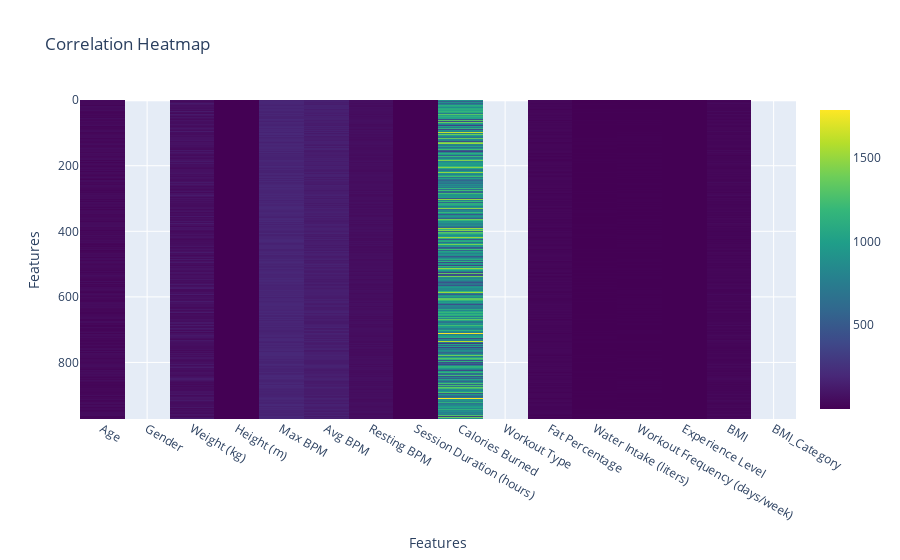

The code cell stored with this chart in its notebook:
### Code cell
fig = px.imshow(data,
                title='Correlation Heatmap',
                color_continuous_scale='Viridis',  # You can choose other color scales too
                labels=dict(x='Features', y='Features'))
fig.show()

### Figure 1 — Plotly figure (JSON) as saved in the notebook; plotly's stock layout.template omitted (floating-point values rounded to 4 significant figures; data arrays with more than 128 entries replaced by an {"elided": "..."} marker saying what was removed)
{"data": [{"coloraxis": "coloraxis", "hovertemplate": "Features: %{x}<br>Features: %{y}<br>color: %{z}<extra></extra>", "name": "0", "type": "heatmap", "x": ["Age", "Gender", "Weight (kg)", "Height (m)", "Max BPM", "Avg BPM", "Resting BPM", "Session Duration (hours)", "Calories Burned", "Workout Type", "Fat Percentage", "Water Intake (liters)", "Workout Frequency (days/week)", "Experience Level", "BMI", "BMI_Category"], "xaxis": "x", "y": {"elided": "973 int values"}, "yaxis": "y", "z": {"elided": "973x16 mixed values"}}], "layout": {"autosize": true, "coloraxis": {"colorscale": [[0, "#440154"], [0.1111, "#482878"], [0.2222, "#3e4989"], [0.3333, "#31688e"], [0.4444, "#26828e"], [0.5556, "#1f9e89"], [0.6667, "#35b779"], [0.7778, "#6ece58"], [0.8889, "#b5de2b"], [1, "#fde725"]]}, "title": {"text": "Correlation Heatmap"}, "xaxis": {"anchor": "y", "autorange": true, "constrain": "domain", "domain": [0, 1], "range": [-0.5, 15.5], "scaleanchor": "y", "title": {"text": "Features"}, "type": "category"}, "yaxis": {"anchor": "x", "autorange": true, "constrain": "domain", "domain": [0, 1], "range": [972.5, -0.5], "title": {"text": "Features"}, "type": "linear"}}}
